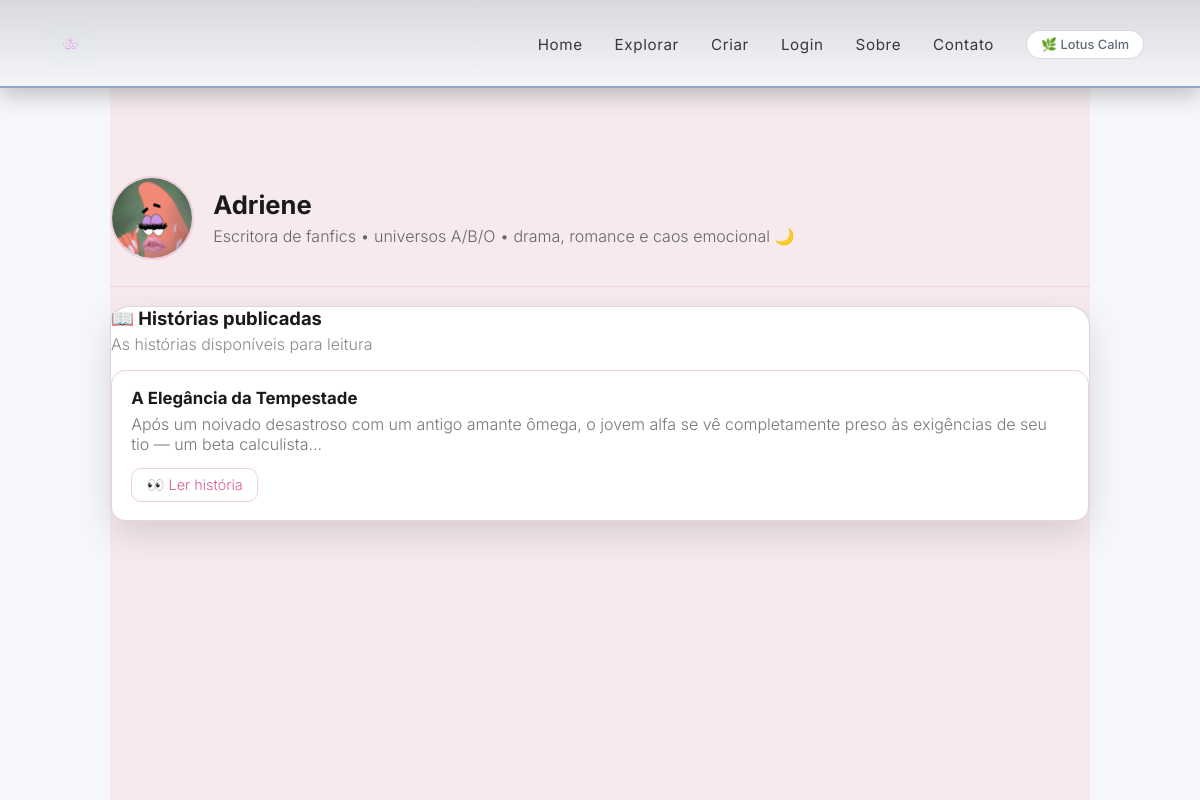
Screenshot of /autor/Adriene/ with the database file from the repository.
### accounts/models.py (models this page shows)
class Profile(models.Model):
    user = models.OneToOneField(User, on_delete=models.CASCADE)
    avatar = models.ImageField(upload_to='avatars/', blank=True, null=True)
    bio = models.TextField(blank=True)
    is_author = models.BooleanField(default=False)
    pen_name = models.CharField(max_length=80, blank=True)

### fanfics/models.py (models this page shows, shortened)
class Fanfic(models.Model):
    ESTADO_CHOICES = (
        ("andamento", "Em andamento"),
        ("completa", "Completa"),
    )
    VISIBILIDADE_CHOICES = (
        ("draft", "Rascunho"),
        ("published", "Publicado"),
    )
    titulo = models.CharField(max_length=200)
    descricao = models.TextField()
    conteudo = models.TextField()
    autor = models.ForeignKey(User, on_delete=models.CASCADE, related_name="fanfics")
    tags = models.ManyToManyField(Tag, blank=True, related_name="fanfics")
    likes = models.IntegerField(default=0)
    estado = models.CharField(
        max_length=20,
        choices=ESTADO_CHOICES,
        default="andamento"
    )
    visibilidade = models.CharField(
        max_length=10,
        choices=VISIBILIDADE_CHOICES,
        default="draft"
    )
    criado_em = models.DateTimeField(auto_now_add=True)

### fanfics/views.py (the view)
# urls.py: path('autor/<str:username>/', views.perfil_autor, name='perfil_autor'),
def perfil_autor(request, username):
    autor = get_object_or_404(User, username=username)
    perfil, _ = Profile.objects.get_or_create(user=autor)
    fanfics = Fanfic.objects.filter(
        autor=autor,
        visibilidade="published"
        )
    return render(request, "fanfics/perfil_autor.html", {
        "autor": autor,
        "perfil": perfil,
        "fanfics": fanfics,
    })

### templates/fanfics/perfil_autor.html
{% extends 'base.html' %}
{% load static %}
{% block body_class %}autor-page{% endblock %}
{% block extra_css %}
<link rel="stylesheet" href="{% static 'css/perfil_autor.css' %}">
{% endblock %}
{% block content %}
<main class="autor-wrap">
  <header class="autor-header">
    <div class="autor-avatar">
      {% if perfil.avatar %}
        <img src="{{ perfil.avatar.url }}" alt="Avatar de {{ autor.username }}">
      {% else %}
        <span class="avatar-fallback">{{ autor.username|first|upper }}</span>
      {% endif %}
    </div>
    <div class="autor-info">
      <h1 class="autor-nome">{{ autor.username }}</h1>
      {% if perfil.bio %}
        <p class="autor-bio">{{ perfil.bio }}</p>
      {% else %}
        <p class="autor-bio bio-vazia">Este autor ainda não escreveu uma bio.</p>
      {% endif %}
    </div>
  </header>
  <div class="divider"></div>
  <section class="bloco">
    <div class="bloco-title">
      <h2>📖 Histórias publicadas</h2>
      <p class="sub">As histórias disponíveis para leitura</p>
    </div>
    <div class="cards">
      {% for fanfic in fanfics %}
        <article class="card">
          <h3 class="card-title">{{ fanfic.titulo }}</h3>
          {% if fanfic.descricao %}
            <p class="card-desc">{{ fanfic.descricao|truncatechars:140 }}</p>
          {% endif %}
          <a class="btn ghost" href="{% url 'fanfic_detail' fanfic.id %}">👀 Ler história</a>
        </article>
      {% empty %}
        <p class="vazio">Este autor ainda não publicou histórias.</p>
      {% endfor %}
    </div>
  </section>
</main>
{% endblock %}

### static/css/home.css (style rules this page uses)
:root { --bg-color:#f5f7fa; --text-color:#1a1a1a; --card-color:#ffffff; --accent-color:#4a76a8; --secondary-text:#5f6b7a; --border-color: color-mix(in srgb, var(--secondary-text) 25%, transparent); --shadow: 0 18px 40px rgba(0,0,0,.18); --shadow-strong: 0 28px 60px rgba(0,0,0,.28); }
body.theme-calm { --bg-color:#f5f7fa; --text-color:#1a1a1a; --card-color:#ffffff; --accent-color:#4a76a8; --secondary-text:#5f6b7a; }
* { box-sizing:border-box; }
html, body { height:100%; }
body { margin:0; font-family:"Inter", sans-serif; font-weight:300; background:var(--bg-color); color:var(--text-color); -webkit-font-smoothing:antialiased; text-rendering:optimizeLegibility; }
img { max-width:100%; height:auto; display:block; }
body, .navbar, main, .theme-current, .theme-dropdown, .nav-links a { transition: background-color .45s ease, color .35s ease, border-color .35s ease, box-shadow .35s ease; }
main { padding-top:88px; min-height: calc(100vh - 88px); background: var(--bg-color); }

### static/css/criar-fanfic.css (style rules this page uses)
.edit-wrap, .editor-wrap, .editor-card, .bloco, .painel, .box, .card-edit, .section-edit { background: var(--card-color) !important; color: var(--text-color) !important; border: 1px solid var(--border-color) !important; border-radius: 20px; box-shadow: 0 14px 34px rgba(0,0,0,.12); }

### static/css/perfil_autor.css (style rules this page uses)
.autor-wrap { background: rgba(255, 0, 0, 0.05); }
.autor-header { display: flex; gap: 1.2rem; align-items: center; }
.autor-avatar { width: 84px; height: 84px; border-radius: 50%; overflow: hidden; border: 2px solid #f0cfe0; flex: 0 0 auto; background: #fff; display: grid; place-items: center; }
.autor-avatar img { width: 100%; height: 100%; object-fit: cover; }
.autor-info { flex: 1; }
.autor-nome { margin: 0; font-size: 1.6rem; }
.autor-bio { margin: .35rem 0 0; color: #666; line-height: 1.4; }
.divider { height: 1px; background: #f0cfe0; margin: 1.6rem 0 1.2rem; }
.bloco-title h2 { margin: 0; font-size: 1.15rem; }
.sub { margin: .25rem 0 1rem; color: #8a8a8a; }
.cards { display: grid; gap: 1rem; }
.card { background: #fff; border: 1px solid #f0cfe0; border-radius: 14px; padding: 1.1rem 1.2rem; }
.card-title { margin: 0 0 .35rem; font-size: 1.05rem; }
.card-desc { margin: 0 0 .85rem; color: #777; }
.btn { display: inline-block; text-decoration: none; border-radius: 10px; padding: .45rem .9rem; font-size: .9rem; }
.btn.ghost { background: transparent; color: #d85b9a; border: 1px solid #f0cfe0; }

### rows the page displays
Profile: avatar (picture), bio "Escritora de fanfics • universos A/B/O • drama, romance e caos emocional 🌙"
Fanfic: titulo "A Elegância da Tempestade", descricao "Após um noivado desastroso com um antigo amante ômega, o jovem alfa se vê completamente preso às exigências de seu tio — um beta calculista…"

### other values shown
{{ autor.username }} "Adriene"
